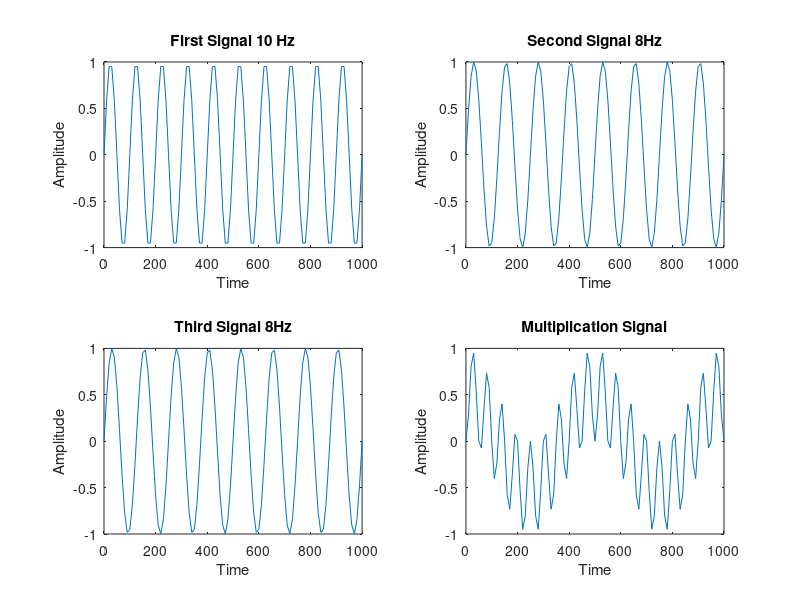

MATLAB code for this plot:
clc;clear all;close all;
 
t=0:10:1000; 
f=10;
fs=1000;
 
x=sin(2*pi*f/fs*t); 
subplot(2,2,1);
plot(t,x); 
 
xlabel('Time');
ylabel('Amplitude');
title('First Signal 10 Hz');
 
%%
t1=0:10:1000; 
f1=8;
fs1=1000;
x1=sin(2*pi*f1/fs1*t1); 
subplot(2,2,2);
plot(t1,x1); 
 
xlabel('Time');
ylabel('Amplitude');
title('Second Signal 8Hz');
 
%%
%%
t2=0:10:1000; 
f2=8;
fs2=1000;
x2=sin(2*pi*f2/fs2*t2); 
subplot(2,2,3);
plot(t2,x2); 
 
xlabel('Time');
ylabel('Amplitude');
title('Third Signal 8Hz');
 
 
%% Signal Multiplication
%% add=x.*x1.*x2;
%% subplot(2,2,4);
%% plot(t,add);
%% xlabel('Time');
%% ylabel('Amplitude');
%% title('Multiplication Signal');


%% Signal Multiplication
add=x.*x1;
subplot(2,2,4);
plot(t,add);
xlabel('Time');
ylabel('Amplitude');
title('Multiplication Signal');